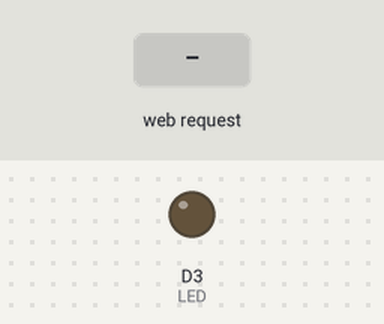
Simulated run of this sketch. Board: ESP8266 (NodeMCU). Shown: output pins drawn as LEDs (lit = HIGH). The test bench sets the inputs (shaded band). WiFi joins after 1.5 s; servers stay silent unless stated; what the sketch prints to the serial monitor is not drawn.

Above: at 2.7 s.
2.8 s: HTTP request GET /led_set?state=1 received
At 3.5 s:
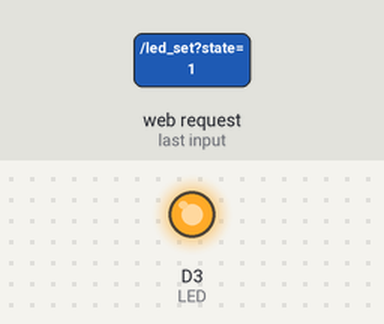
4.3 s: HTTP request GET /led_set received
At 4.7 s:
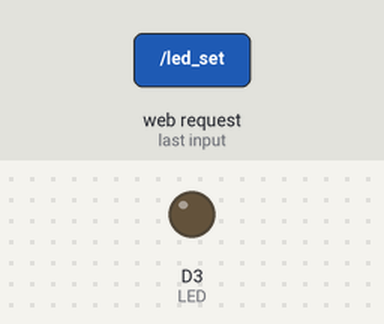
Timing chart, 0 to 7.3 s (numbered marks = the images above; inputs shaded):
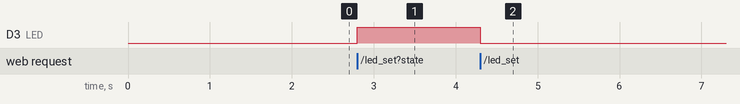

Measured:
- after the input at 2.8 s, D3 (LED): LOW → HIGH at once
- after the input at 4.3 s, D3 (LED): HIGH → LOW at once

The sketch:

testxml.ino
```cpp
/*Arduino  code for ESP8266 AJAX Webserver

www.circuitdigest.com

*/

#include <ESP8266WiFi.h>
#include <WiFiClient.h>
#include <ESP8266WebServer.h>
#include "test.h"
#define LED D3
const char* ssid = "Bhavani";
const char* password = "bhavani1234";
ESP8266WebServer server(80);

void handleRoot()
{
 String s = webpage;
 server.send(200, "text/html", s);
}

void sensor_data()
{
 int a = analogRead(A0);
 int temp= a/4.35;
 String sensor_value = String(temp);
 server.send(200, "text/plane", sensor_value);
}

void led_control()
{
 String state = "OFF";
 String act_state = server.arg("state");
 if(act_state == "1")
 {
  digitalWrite(LED,HIGH); //LED ON
  state = "ON";
 }
 else
 {
  digitalWrite(LED,LOW); //LED OFF
  state = "OFF";
 }

 server.send(200, "text/plane", state);
}

void setup(void)
{
  Serial.begin(115200);
  WiFi.begin(ssid, password);
  Serial.println("");
  pinMode(LED,OUTPUT);

  while (WiFi.status() != WL_CONNECTED)
  {
    Serial.print("Connecting...");
  }
  Serial.println("");
  Serial.print("Connected to ");
  Serial.println(ssid);
  Serial.print("IP address: ");
  Serial.println(WiFi.localIP());

  server.on("/", handleRoot);
  server.on("/led_set", led_control);
  server.begin();
}

void loop(void)
{
  server.handleClient();
}
```

test.h
```cpp
const char webpage[] PROGMEM = R"=====(
<!DOCTYPE html>
<html>
<style type="text/css">
.button {
  background-color: #4CAF50; /* Green */
  border: none;
  color: white;
  padding: 15px 32px;
  text-align: center;
  text-decoration: none;
  display: inline-block;
  font-size: 16px;
}
</style>
<body style="background-color: #f9e79f ">
<center>
<div>
<h1>AJAX BASED ESP8266 WEBSERVER</h1>
  <button class="button" onclick="send(1)">LED ON</button>
  <button class="button" onclick="send(0)">LED OFF</button><BR>
</div>
 <br>
<div><h2>
  Temp(C): <span id="adc_val">0</span><br><br>
  LED State: <span id="state">NA</span>
</h2>
</div>
<script>
function send(led_sts)
{
  var xhttp = new XMLHttpRequest();
  xhttp.onreadystatechange = function() {
    if (this.readyState == 4 && this.status == 200) {
      document.getElementById("state").innerHTML = this.responseText;
    }
  };
  xhttp.open("GET", "led_set?state="+led_sts, true);
  xhttp.send();
}
setInterval(function()
{
  getData();
}, 2000);
function getData() {
  var xhttp = new XMLHttpRequest();
  xhttp.onreadystatechange = function() {
    if (this.readyState == 4 && this.status == 200) {
      document.getElementById("adc_val").innerHTML =
      this.responseText;
    }
  };
  xhttp.open("GET", "adcread", true);
  xhttp.send();
}
</script>
</center>
</body>
</html>
)=====";
```
